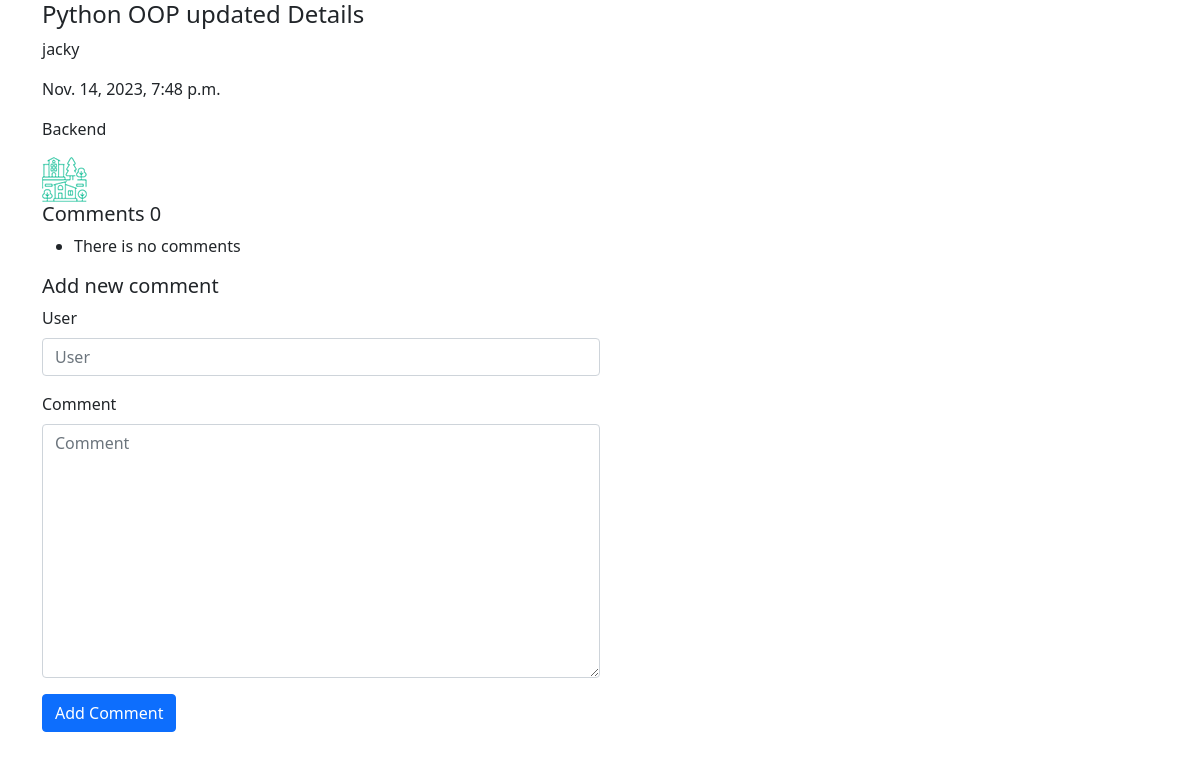
Before: /post/2/ with the older database file.
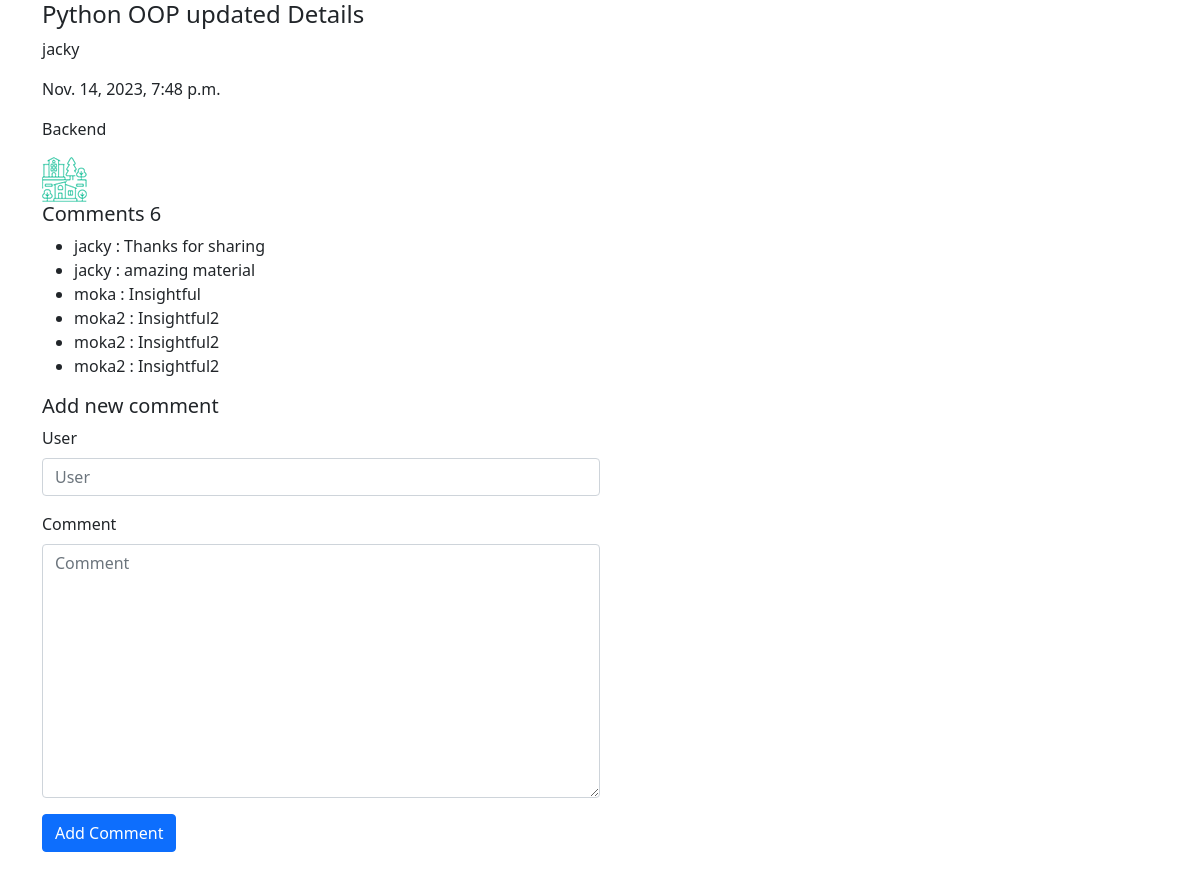
After: the same page with the newer database file.
### posts/models.py (models this page shows, shortened)
class Post(models.Model):
    title = models.CharField(max_length=255)
    content = models.TextField(max_length=20000)
    draft = models.BooleanField(default=True)
    publish_date = models.DateTimeField(default=timezone.now)
    author = models.ForeignKey(User, related_name='author_post', on_delete=models.CASCADE)
    image = models.ImageField(upload_to='post',blank=True,null=True)
    tags = TaggableManager()
    category = models.ForeignKey('Category', related_name='post_category', on_delete=models.SET_NULL,null=True)
    def __str__(self):
        return self.title

class Category(models.Model):
    name = models.CharField(max_length=255)
    def __str__(self):
        return self.name

class Comments(models.Model):
    post = models.ForeignKey(Post, related_name='post_comment', on_delete=models.CASCADE)
    user = models.CharField(max_length=50)
    comment = models.TextField(max_length=300)
    created_at = models.DateTimeField(default=timezone.now)

### posts/views.py (the view)
# urls.py: path('post/<int:pk>/', post_detail , name='post-detail'),
def post_detail(request, pk):
    post = Post.objects.get(id=pk)
    comments = Comments.objects.filter(post=post)
    if request.method == 'POST':
        form = CommentForm(request.POST)
        if form.is_valid():
            myform = form.save(commit=False)
            myform.post = post
            myform.save()
    else:
        form = CommentForm()
    context = {
        'post':post,
        'comments':comments,
        'form':form,
        }
    return render(request, 'posts/post_detail.html', context)

### posts/forms.py
class CommentForm(forms.ModelForm):
    class Meta:
        model = Comments
        fields = ['user', 'comment']

### posts/templates/posts/post_detail.html (shortened to what this page needs)
{% load django_bootstrap5 %}
<!doctype html>
<html lang="en">
  <head>
    <link href="https://cdn.jsdelivr.net/npm/bootstrap@5.0.2/dist/css/bootstrap.min.css" rel="stylesheet">
  </head>
  <body>
    <div class="container">
        <h4>{{post}} Details</h4>
        <p>{{post.author}}</p>
        <p>{{post.publish_date}}</p>
        <p>{{post.category}}</p>
        <img src="{{post.image.url}}" />
        <h5>Comments {{comments|length}}</h5>
        <ul>
        {% for comment in comments %}
         <li>{{comment.user}} : {{comment.comment}}</li>
        {% empty %}
        <li>There is no comments</li>
        {% endfor %}
        </ul>
        <h5> Add new comment </h5>
        <div class="w-50 mb-5">
        <form method="post">
            {% bootstrap_form form %}
            {% bootstrap_button button_type="submit" content="Add Comment" %}
        </form>
        </div>
    </div>
  </body>
</html>

Changed rows visible on the page:
added Comments: user "jacky", comment "Thanks for sharing"
added Comments: user "jacky", comment "amazing material"
added Comments: user "moka", comment "Insightful"
added Comments: user "moka2", comment "Insightful2"
added Comments: user "moka2", comment "Insightful2"
added Comments: user "moka2", comment "Insightful2"
Other visible differences:
{{ comments|length }}: "0" → "6"
text no longer shown: "There is no comments"
